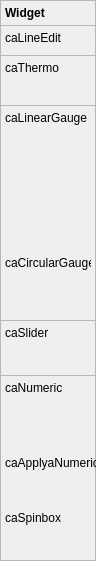
     <widget class="caFrame" name="analogFrame_12">
      <property name="geometry">
       <rect>
        <x>0</x>
        <y>5</y>
        <width>96</width>
        <height>561</height>
       </rect>
      </property>
      <property name="frameShape">
       <enum>QFrame::StyledPanel</enum>
      </property>
      <widget class="QFrame" name="frame_60">
       <property name="geometry">
        <rect>
         <x>0</x>
         <y>25</y>
         <width>96</width>
         <height>31</height>
        </rect>
       </property>
       <property name="frameShape">
        <enum>QFrame::StyledPanel</enum>
       </property>
       <property name="frameShadow">
        <enum>QFrame::Raised</enum>
       </property>
       <widget class="caLabel" name="caLabel_202">
        <property name="geometry">
         <rect>
          <x>5</x>
          <y>5</y>
          <width>66</width>
          <height>16</height>
         </rect>
        </property>
        <property name="font">
         <font>
          <pointsize>9</pointsize>
         </font>
        </property>
        <property name="frameShape">
         <enum>QFrame::NoFrame</enum>
        </property>
        <property name="text">
         <string>caLineEdit</string>
        </property>
        <property name="alignment">
         <set>Qt::AlignAbsolute|Qt::AlignLeading|Qt::AlignLeft|Qt::AlignVCenter</set>
        </property>
        <property name="fontScaleMode">
         <enum>ESimpleLabel::Height</enum>
        </property>
        <property name="foreground">
         <color>
          <red>0</red>
          <green>0</green>
          <blue>0</blue>
         </color>
        </property>
        <property name="background">
         <color alpha="0">
          <red>0</red>
          <green>0</green>
          <blue>0</blue>
         </color>
        </property>
       </widget>
      </widget>
      <widget class="caLabel" name="caLabel_203">
       <property name="geometry">
        <rect>
         <x>5</x>
         <y>5</y>
         <width>66</width>
         <height>16</height>
        </rect>
       </property>
       <property name="font">
        <font>
         <pointsize>9</pointsize>
         <weight>75</weight>
         <bold>true</bold>
        </font>
       </property>
       <property name="frameShape">
        <enum>QFrame::NoFrame</enum>
       </property>
       <property name="text">
        <string>Widget</string>
       </property>
       <property name="alignment">
        <set>Qt::AlignAbsolute|Qt::AlignLeading|Qt::AlignLeft|Qt::AlignVCenter</set>
       </property>
       <property name="fontScaleMode">
        <enum>ESimpleLabel::Height</enum>
       </property>
       <property name="foreground">
        <color>
         <red>0</red>
         <green>0</green>
         <blue>0</blue>
        </color>
       </property>
       <property name="background">
        <color alpha="0">
         <red>0</red>
         <green>0</green>
         <blue>0</blue>
        </color>
       </property>
      </widget>
      <widget class="caLabel" name="caLabel_204">
       <property name="geometry">
        <rect>
         <x>455</x>
         <y>5</y>
         <width>91</width>
         <height>16</height>
        </rect>
       </property>
       <property name="font">
        <font>
         <pointsize>9</pointsize>
         <weight>75</weight>
         <bold>true</bold>
        </font>
       </property>
       <property name="frameShape">
        <enum>QFrame::NoFrame</enum>
       </property>
       <property name="text">
        <string/>
       </property>
       <property name="alignment">
        <set>Qt::AlignAbsolute|Qt::AlignLeading|Qt::AlignLeft|Qt::AlignVCenter</set>
       </property>
       <property name="fontScaleMode">
        <enum>ESimpleLabel::Height</enum>
       </property>
       <property name="foreground">
        <color>
         <red>0</red>
         <green>0</green>
         <blue>0</blue>
        </color>
       </property>
       <property name="background">
        <color alpha="0">
         <red>0</red>
         <green>0</green>
         <blue>0</blue>
        </color>
       </property>
      </widget>
      <widget class="QFrame" name="frame_68">
       <property name="geometry">
        <rect>
         <x>0</x>
         <y>55</y>
         <width>96</width>
         <height>51</height>
        </rect>
       </property>
       <property name="frameShape">
        <enum>QFrame::StyledPanel</enum>
       </property>
       <property name="frameShadow">
        <enum>QFrame::Raised</enum>
       </property>
       <widget class="caLabel" name="caLabel_232">
        <property name="geometry">
         <rect>
          <x>5</x>
          <y>5</y>
          <width>71</width>
          <height>16</height>
         </rect>
        </property>
        <property name="font">
         <font>
          <pointsize>9</pointsize>
         </font>
        </property>
        <property name="frameShape">
         <enum>QFrame::NoFrame</enum>
        </property>
        <property name="text">
         <string>caThermo</string>
        </property>
        <property name="alignment">
         <set>Qt::AlignAbsolute|Qt::AlignLeading|Qt::AlignLeft|Qt::AlignVCenter</set>
        </property>
        <property name="fontScaleMode">
         <enum>ESimpleLabel::Height</enum>
        </property>
        <property name="foreground">
         <color>
          <red>0</red>
          <green>0</green>
          <blue>0</blue>
         </color>
        </property>
        <property name="background">
         <color alpha="0">
          <red>0</red>
          <green>0</green>
          <blue>0</blue>
         </color>
        </property>
       </widget>
      </widget>
      <widget class="QFrame" name="frame_75">
       <property name="geometry">
        <rect>
         <x>0</x>
         <y>105</y>
         <width>96</width>
         <height>216</height>
        </rect>
       </property>
       <property name="frameShape">
        <enum>QFrame::StyledPanel</enum>
       </property>
       <property name="frameShadow">
        <enum>QFrame::Raised</enum>
       </property>
       <widget class="caLabel" name="caLabel_233">
        <property name="geometry">
         <rect>
          <x>5</x>
          <y>5</y>
          <width>86</width>
          <height>16</height>
         </rect>
        </property>
        <property name="font">
         <font>
          <pointsize>9</pointsize>
         </font>
        </property>
        <property name="frameShape">
         <enum>QFrame::NoFrame</enum>
        </property>
        <property name="text">
         <string>caLinearGauge</string>
        </property>
        <property name="alignment">
         <set>Qt::AlignAbsolute|Qt::AlignLeading|Qt::AlignLeft|Qt::AlignVCenter</set>
        </property>
        <property name="fontScaleMode">
         <enum>ESimpleLabel::Height</enum>
        </property>
        <property name="foreground">
         <color>
          <red>0</red>
          <green>0</green>
          <blue>0</blue>
         </color>
        </property>
        <property name="background">
         <color alpha="0">
          <red>0</red>
          <green>0</green>
          <blue>0</blue>
         </color>
        </property>
       </widget>
       <widget class="caLabel" name="caLabel_234">
        <property name="geometry">
         <rect>
          <x>5</x>
          <y>150</y>
          <width>86</width>
          <height>16</height>
         </rect>
        </property>
        <property name="font">
         <font>
          <pointsize>9</pointsize>
         </font>
        </property>
        <property name="frameShape">
         <enum>QFrame::NoFrame</enum>
        </property>
        <property name="text">
         <string>caCircularGauge</string>
        </property>
        <property name="alignment">
         <set>Qt::AlignAbsolute|Qt::AlignLeading|Qt::AlignLeft|Qt::AlignVCenter</set>
        </property>
        <property name="fontScaleMode">
         <enum>ESimpleLabel::Height</enum>
        </property>
        <property name="foreground">
         <color>
          <red>0</red>
          <green>0</green>
          <blue>0</blue>
         </color>
        </property>
        <property name="background">
         <color alpha="0">
          <red>0</red>
          <green>0</green>
          <blue>0</blue>
         </color>
        </property>
       </widget>
      </widget>
      <widget class="QFrame" name="frame_80">
       <property name="geometry">
        <rect>
         <x>0</x>
         <y>320</y>
         <width>96</width>
         <height>56</height>
        </rect>
       </property>
       <property name="frameShape">
        <enum>QFrame::StyledPanel</enum>
       </property>
       <property name="frameShadow">
        <enum>QFrame::Raised</enum>
       </property>
       <widget class="caLabel" name="caLabel_235">
        <property name="geometry">
         <rect>
          <x>5</x>
          <y>5</y>
          <width>86</width>
          <height>16</height>
         </rect>
        </property>
        <property name="font">
         <font>
          <pointsize>9</pointsize>
         </font>
        </property>
        <property name="frameShape">
         <enum>QFrame::NoFrame</enum>
        </property>
        <property name="text">
         <string>caSlider</string>
        </property>
        <property name="alignment">
         <set>Qt::AlignAbsolute|Qt::AlignLeading|Qt::AlignLeft|Qt::AlignVCenter</set>
        </property>
        <property name="fontScaleMode">
         <enum>ESimpleLabel::Height</enum>
        </property>
        <property name="foreground">
         <color>
          <red>0</red>
          <green>0</green>
          <blue>0</blue>
         </color>
        </property>
        <property name="background">
         <color alpha="0">
          <red>0</red>
          <green>0</green>
          <blue>0</blue>
         </color>
        </property>
       </widget>
      </widget>
      <widget class="QFrame" name="frame_81">
       <property name="geometry">
        <rect>
         <x>0</x>
         <y>375</y>
         <width>96</width>
         <height>186</height>
        </rect>
       </property>
       <property name="frameShape">
        <enum>QFrame::StyledPanel</enum>
       </property>
       <property name="frameShadow">
        <enum>QFrame::Raised</enum>
       </property>
       <widget class="caLabel" name="caLabel_236">
        <property name="geometry">
         <rect>
          <x>5</x>
          <y>5</y>
          <width>61</width>
          <height>16</height>
         </rect>
        </property>
        <property name="font">
         <font>
          <pointsize>9</pointsize>
         </font>
        </property>
        <property name="frameShape">
         <enum>QFrame::NoFrame</enum>
        </property>
        <property name="text">
         <string>caNumeric</string>
        </property>
        <property name="alignment">
         <set>Qt::AlignAbsolute|Qt::AlignLeading|Qt::AlignLeft|Qt::AlignVCenter</set>
        </property>
        <property name="fontScaleMode">
         <enum>ESimpleLabel::Height</enum>
        </property>
        <property name="foreground">
         <color>
          <red>0</red>
          <green>0</green>
          <blue>0</blue>
         </color>
        </property>
        <property name="background">
         <color alpha="0">
          <red>0</red>
          <green>0</green>
          <blue>0</blue>
         </color>
        </property>
       </widget>
       <widget class="caLabel" name="caLabel_237">
        <property name="geometry">
         <rect>
          <x>5</x>
          <y>80</y>
          <width>96</width>
          <height>16</height>
         </rect>
        </property>
        <property name="font">
         <font>
          <pointsize>9</pointsize>
         </font>
        </property>
        <property name="frameShape">
         <enum>QFrame::NoFrame</enum>
        </property>
        <property name="text">
         <string>caApplyaNumeric</string>
        </property>
        <property name="alignment">
         <set>Qt::AlignAbsolute|Qt::AlignLeading|Qt::AlignLeft|Qt::AlignVCenter</set>
        </property>
        <property name="fontScaleMode">
         <enum>ESimpleLabel::Height</enum>
        </property>
        <property name="foreground">
         <color>
          <red>0</red>
          <green>0</green>
          <blue>0</blue>
         </color>
        </property>
        <property name="background">
         <color alpha="0">
          <red>0</red>
          <green>0</green>
          <blue>0</blue>
         </color>
        </property>
       </widget>
       <widget class="caLabel" name="caLabel_238">
        <property name="geometry">
         <rect>
          <x>5</x>
          <y>135</y>
          <width>76</width>
          <height>16</height>
         </rect>
        </property>
        <property name="font">
         <font>
          <pointsize>9</pointsize>
         </font>
        </property>
        <property name="frameShape">
         <enum>QFrame::NoFrame</enum>
        </property>
        <property name="text">
         <string>caSpinbox</string>
        </property>
        <property name="alignment">
         <set>Qt::AlignAbsolute|Qt::AlignLeading|Qt::AlignLeft|Qt::AlignVCenter</set>
        </property>
        <property name="fontScaleMode">
         <enum>ESimpleLabel::Height</enum>
        </property>
        <property name="foreground">
         <color>
          <red>0</red>
          <green>0</green>
          <blue>0</blue>
         </color>
        </property>
        <property name="background">
         <color alpha="0">
          <red>0</red>
          <green>0</green>
          <blue>0</blue>
         </color>
        </property>
       </widget>
      </widget>
     </widget>
